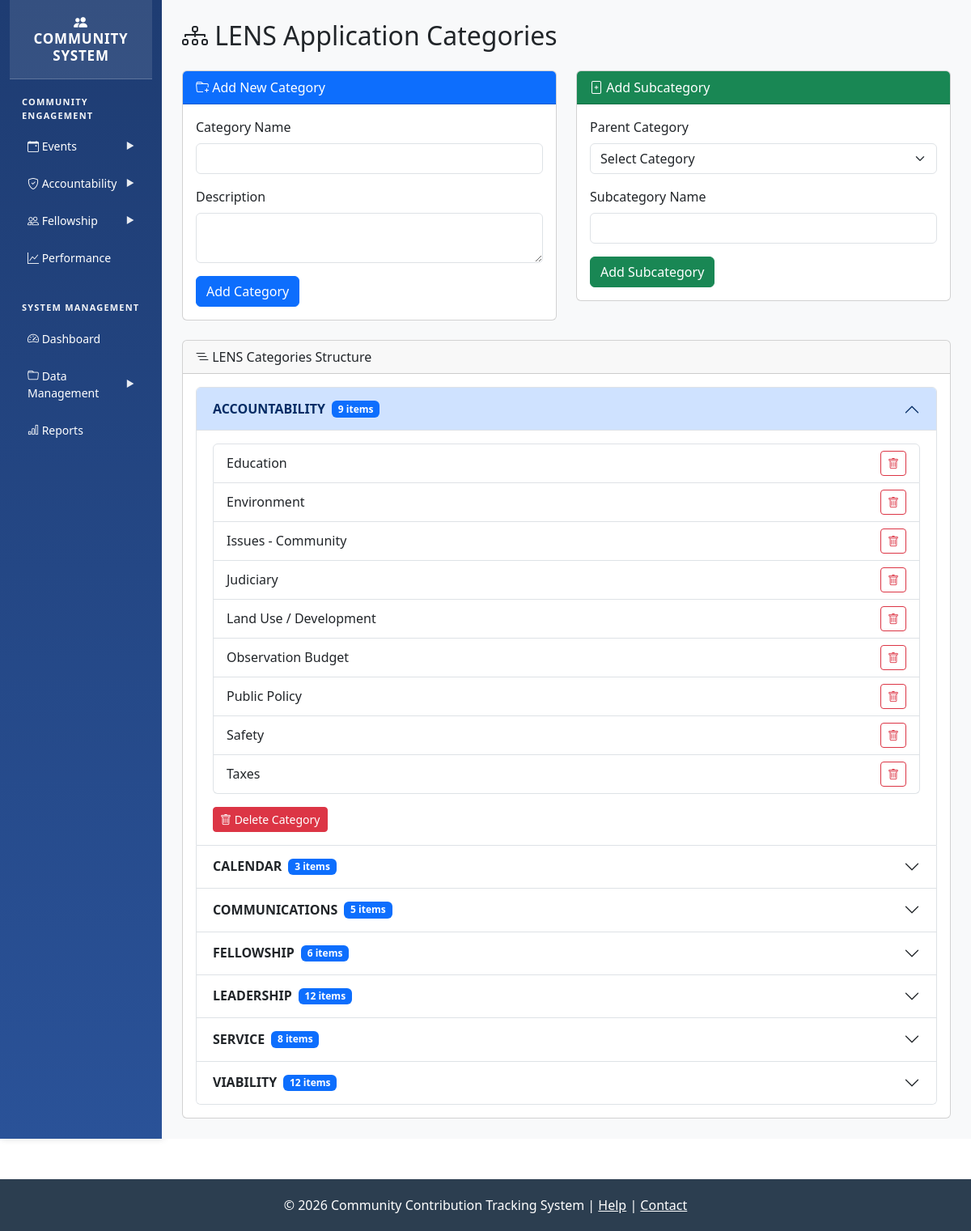
/lens-categories, run on the app's committed database.
### tables this page shows
CREATE TABLE lens_categories (
            id INTEGER PRIMARY KEY AUTOINCREMENT,
            name TEXT NOT NULL UNIQUE,
            description TEXT,
            sort_order INTEGER DEFAULT 0
        );

CREATE TABLE lens_subcategories (
            id INTEGER PRIMARY KEY AUTOINCREMENT,
            category_id INTEGER NOT NULL,
            name TEXT NOT NULL,
            description TEXT,
            sort_order INTEGER DEFAULT 0,
            FOREIGN KEY (category_id) REFERENCES lens_categories(id) ON DELETE CASCADE
        );

### app.py (the view)
@app.route('/lens-categories')
def lens_category_list():
    conn = get_db()
    cursor = conn.cursor()
    cursor.execute('SELECT * FROM lens_categories ORDER BY sort_order, name')
    categories = cursor.fetchall()
    categories_with_subs = []
    for cat in categories:
        cursor.execute('SELECT * FROM lens_subcategories WHERE category_id = ? ORDER BY sort_order, name', (cat['id'],))
        subcats = cursor.fetchall()
        cat_dict = dict(cat)
        cat_dict['subcategories'] = subcats
        cat_dict['subcat_count'] = len(subcats)
        categories_with_subs.append(cat_dict)
    conn.close()
    return render_template('lens_categories.html', categories=categories_with_subs)

### database.py (called while the page is built)
def get_db():
    conn = sqlite3.connect(DATABASE)
    conn.row_factory = sqlite3.Row
    return conn

### templates/lens_categories.html (shortened to what this page needs)
{% extends "base.html" %}
{% block content %}
<h2 class="mb-4"><i class="bi bi-diagram-3"></i> LENS Application Categories</h2>
<div class="row">
    <div class="col-md-6">
        <div class="card mb-4">
            <div class="card-header bg-primary text-white">
                <i class="bi bi-folder-plus"></i> Add New Category
            </div>
            <div class="card-body">
                <form method="POST" action="{{ url_for('add_lens_category') }}">
                    <div class="mb-3">
                        <label class="form-label">Category Name</label>
                        <input type="text" name="name" class="form-control" required>
                    </div>
                    <div class="mb-3">
                        <label class="form-label">Description</label>
                        <textarea name="description" class="form-control" rows="2"></textarea>
                    </div>
                    <button type="submit" class="btn btn-primary">Add Category</button>
                </form>
            </div>
        </div>
    </div>
    <div class="col-md-6">
        <div class="card mb-4">
            <div class="card-header bg-success text-white">
                <i class="bi bi-file-plus"></i> Add Subcategory
            </div>
            <div class="card-body">
                <form method="POST" action="{{ url_for('add_lens_subcategory') }}">
                    <div class="mb-3">
                        <label class="form-label">Parent Category</label>
                        <select name="category_id" class="form-select" required>
                            <option value="">Select Category</option>
                        </select>
                    </div>
                    <div class="mb-3">
                        <label class="form-label">Subcategory Name</label>
                        <input type="text" name="name" class="form-control" required>
                    </div>
                    <button type="submit" class="btn btn-success">Add Subcategory</button>
                </form>
            </div>
        </div>
    </div>
</div>
<div class="card">
    <div class="card-header"><i class="bi bi-list-nested"></i> LENS Categories Structure</div>
    <div class="card-body">
        {% if categories %}
        <div class="accordion" id="lensAccordion">
            {% for cat in categories %}
            <div class="accordion-item">
                <h2 class="accordion-header">
                    <button class="accordion-button {% if not loop.first %}collapsed{% endif %}" type="button"
                            data-bs-toggle="collapse" data-bs-target="#collapse{{ cat.id }}">
                        <strong>{{ cat.name }}</strong>
                        <span class="badge bg-primary ms-2">{{ cat.subcat_count or 0 }} items</span>
                    </button>
                </h2>
                <div id="collapse{{ cat.id }}" class="accordion-collapse collapse {% if loop.first %}show{% endif %}"
                     data-bs-parent="#lensAccordion">
                    <div class="accordion-body">
                        {% if cat.subcategories %}
                        <ul class="list-group">
                            {% for subcat in cat.subcategories %}
                            <li class="list-group-item d-flex justify-content-between align-items-center">
                                {{ subcat.name }}
                                <form method="POST" action="{{ url_for('delete_lens_subcategory', subcat_id=subcat.id) }}"
                                      style="display:inline;" onsubmit="return confirm('Delete this subcategory?')">
                                    <button type="submit" class="btn btn-sm btn-outline-danger">
                                        <i class="bi bi-trash"></i>
                                    </button>
                                </form>
                            </li>
                            {% endfor %}
                        </ul>
                        {% else %}
                        <p class="text-muted">No subcategories yet</p>
                        {% endif %}
                        <div class="mt-3">
                            <form method="POST" action="{{ url_for('delete_lens_category', cat_id=cat.id) }}"
                                  style="display:inline;" onsubmit="return confirm('Delete this category and all subcategories?')">
                                <button type="submit" class="btn btn-sm btn-danger">
                                    <i class="bi bi-trash"></i> Delete Category
                                </button>
                            </form>
                        </div>
                    </div>
                </div>
            </div>
            {% endfor %}
        </div>
        {% else %}
        <p class="text-muted">No categories yet. Add one above.</p>
        {% endif %}
    </div>
</div>
{% endblock %}

### data on the page
lens_categories: name "ACCOUNTABILITY", subcat_count "9"
lens_subcategories: name "Education"
lens_subcategories: name "Environment"
lens_subcategories: name "Issues - Community"
lens_subcategories: name "Judiciary"
lens_subcategories: name "Land Use / Development"
lens_subcategories: name "Observation Budget"
lens_subcategories: name "Public Policy"
lens_subcategories: name "Safety"
lens_subcategories: name "Taxes"
lens_categories: name "CALENDAR", subcat_count "3"
lens_categories: name "COMMUNICATIONS", subcat_count "5"
lens_categories: name "FELLOWSHIP", subcat_count "6"
lens_categories: name "LEADERSHIP", subcat_count "12"
lens_categories: name "SERVICE", subcat_count "8"
lens_categories: name "VIABILITY", subcat_count "12"
